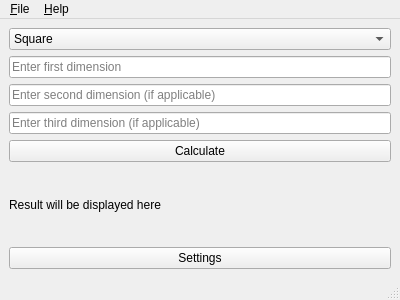
<?xml version="1.0" encoding="UTF-8"?>
<ui version="4.0">
 <class>MainWindow</class>
 <widget class="QMainWindow" name="MainWindow">
  <property name="geometry">
   <rect>
    <x>0</x>
    <y>0</y>
    <width>400</width>
    <height>300</height>
   </rect>
  </property>
  <property name="windowTitle">
   <string>Area Calculator</string>
  </property>
  <widget class="QWidget" name="centralwidget">
   <layout class="QVBoxLayout" name="verticalLayout">
    <item>
     <widget class="QComboBox" name="shapeComboBox">
      <item>
       <property name="text">
        <string>Square</string>
       </property>
      </item>
      <item>
       <property name="text">
        <string>Rectangle</string>
       </property>
      </item>
      <item>
       <property name="text">
        <string>Circle</string>
       </property>
      </item>
      <item>
       <property name="text">
        <string>Triangle</string>
       </property>
      </item>
      <item>
       <property name="text">
        <string>Trapezoid</string>
       </property>
      </item>
     </widget>
    </item>
    <item>
     <widget class="QLineEdit" name="lineEdit1">
      <property name="placeholderText">
       <string>Enter first dimension</string>
      </property>
     </widget>
    </item>
    <item>
     <widget class="QLineEdit" name="lineEdit2">
      <property name="placeholderText">
       <string>Enter second dimension (if applicable)</string>
      </property>
     </widget>
    </item>
    <item>
     <widget class="QLineEdit" name="lineEdit3">
      <property name="placeholderText">
       <string>Enter third dimension (if applicable)</string>
      </property>
     </widget>
    </item>
    <item>
     <widget class="QPushButton" name="calculateButton">
      <property name="text">
       <string>Calculate</string>
      </property>
     </widget>
    </item>
    <item>
     <widget class="QLabel" name="resultLabel">
      <property name="text">
       <string>Result will be displayed here</string>
      </property>
     </widget>
    </item>
    <item>
     <widget class="QPushButton" name="settingsButton">
      <property name="text">
       <string>Settings</string>
      </property>
     </widget>
    </item>
   </layout>
  </widget>
  <widget class="QMenuBar" name="menuBar">
   <property name="geometry">
    <rect>
     <x>0</x>
     <y>0</y>
     <width>400</width>
     <height>22</height>
    </rect>
   </property>
   <widget class="QMenu" name="menuFile">
    <property name="title">
     <string>&amp;File</string>
    </property>
    <addaction name="actionOpen"/>
    <addaction name="actionSave"/>
    <addaction name="actionExit"/>
   </widget>
   <widget class="QMenu" name="menuHelp">
    <property name="title">
     <string>&amp;Help</string>
    </property>
    <addaction name="actionAbout"/>
   </widget>
   <addaction name="menuFile"/>
   <addaction name="menuHelp"/>
  </widget>
  <widget class="QStatusBar" name="statusBar"/>
  <action name="actionOpen">
   <property name="text">
    <string>&amp;Open</string>
   </property>
  </action>
  <action name="actionSave">
   <property name="text">
    <string>&amp;Save</string>
   </property>
  </action>
  <action name="actionExit">
   <property name="text">
    <string>E&amp;xit</string>
   </property>
  </action>
  <action name="actionAbout">
   <property name="text">
    <string>&amp;About</string>
   </property>
  </action>
 </widget>
 <resources/>
 <connections/>
</ui>
